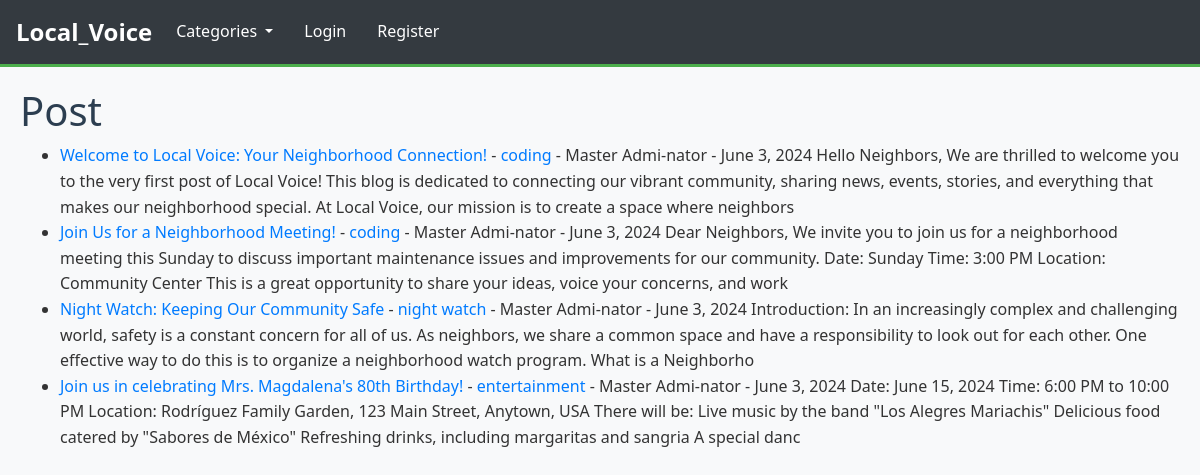
The page / on the database its author committed.
### Local_Voice/models.py (models this page shows, shortened)
class Post(models.Model):
    title = models.CharField(max_length=255)
    title_tag = models.CharField(max_length=255)
    author = models.ForeignKey(User, on_delete=models.CASCADE)
    body = models.TextField()
    post_date = models.DateField(auto_now_add=True)
    category = models.CharField(max_length=255, default='coding')
    likes = models.ManyToManyField(User, related_name='blog_posts')

### Local_Voice/views.py (the view)
# urls.py: path('',HomeView.as_view(), name="home"),
class HomeView(ListView):
    model = Post
    template_name= 'home.html'
    ordering =['-post_date']
    def get_context_data(self,*args,**kwargs):
        cat_menu = Category.objects.all()
        context = super(HomeView, self).get_context_data(*args,**kwargs)
        context["cat_menu"]=cat_menu
        return context

### Local_Voice/models.py (called while the page is built)
    def __str__(self):
        return self.name

### Local_Voice/templates/home.html (shortened to what this page needs)
{% extends 'base.html' %}
{% block content %}
<h1>Post</h1>
<ul>
{% for post in object_list %}
    <li><a href="{% url 'article-detail' post.pk %}">{{ post.title }}</a>
        - <a href="{% url 'category' post.category|slugify %}">{{ post.category }}</a>
        - {{ post.author.first_name }}
        {{ post.author.last_name }} - {{ post.post_date }}
    {{ post.body|slice:":300" }}</li>
{% endfor%}
</ul>
{% endblock %}

### static/css/styles.css (style rules this page uses)
body { font-family: 'Segoe UI', Tahoma, Geneva, Verdana, sans-serif; background-color: #f8f9fa; color: #333; margin: 0; padding: 0; line-height: 1.6; }
h1, h2, h3, h4, h5, h6 { color: #2c3e50; }

### rows shown on the page
Post: title "Welcome to Local Voice: Your Neighborhood Connection!", category "coding", author.first_name "Master", author.last_name "Admi-nator", post_date "June 3, 2024", body "Hello Neighbors, We are thrilled to welcome you to the very first post of Local Voice! This blog is dedicated to connecting our vibrant community, sharing news, events, stories, and everything that makes our neighborhood special. At Local Voice, our mission is to create a space where neighbors"
Post: title "Join Us for a Neighborhood Meeting!", category "coding", author.first_name "Master", author.last_name "Admi-nator", post_date "June 3, 2024", body "Dear Neighbors, We invite you to join us for a neighborhood meeting this Sunday to discuss important maintenance issues and improvements for our community. Date: Sunday Time: 3:00 PM Location: Community Center This is a great opportunity to share your ideas, voice your concerns, and work"
Post: title "Night Watch: Keeping Our Community Safe", category "night watch", author.first_name "Master", author.last_name "Admi-nator", post_date "June 3, 2024", body "Introduction: In an increasingly complex and challenging world, safety is a constant concern for all of us. As neighbors, we share a common space and have a responsibility to look out for each other. One effective way to do this is to organize a neighborhood watch program. What is a Neighborho"
Post: title "Join us in celebrating Mrs. Magdalena's 80th Birthday!", category "entertainment", author.first_name "Master", author.last_name "Admi-nator", post_date "June 3, 2024", body "Date: June 15, 2024 Time: 6:00 PM to 10:00 PM Location: Rodríguez Family Garden, 123 Main Street, Anytown, USA There will be: Live music by the band \"Los Alegres Mariachis\" Delicious food catered by \"Sabores de México\" Refreshing drinks, including margaritas and sangria A special danc"
